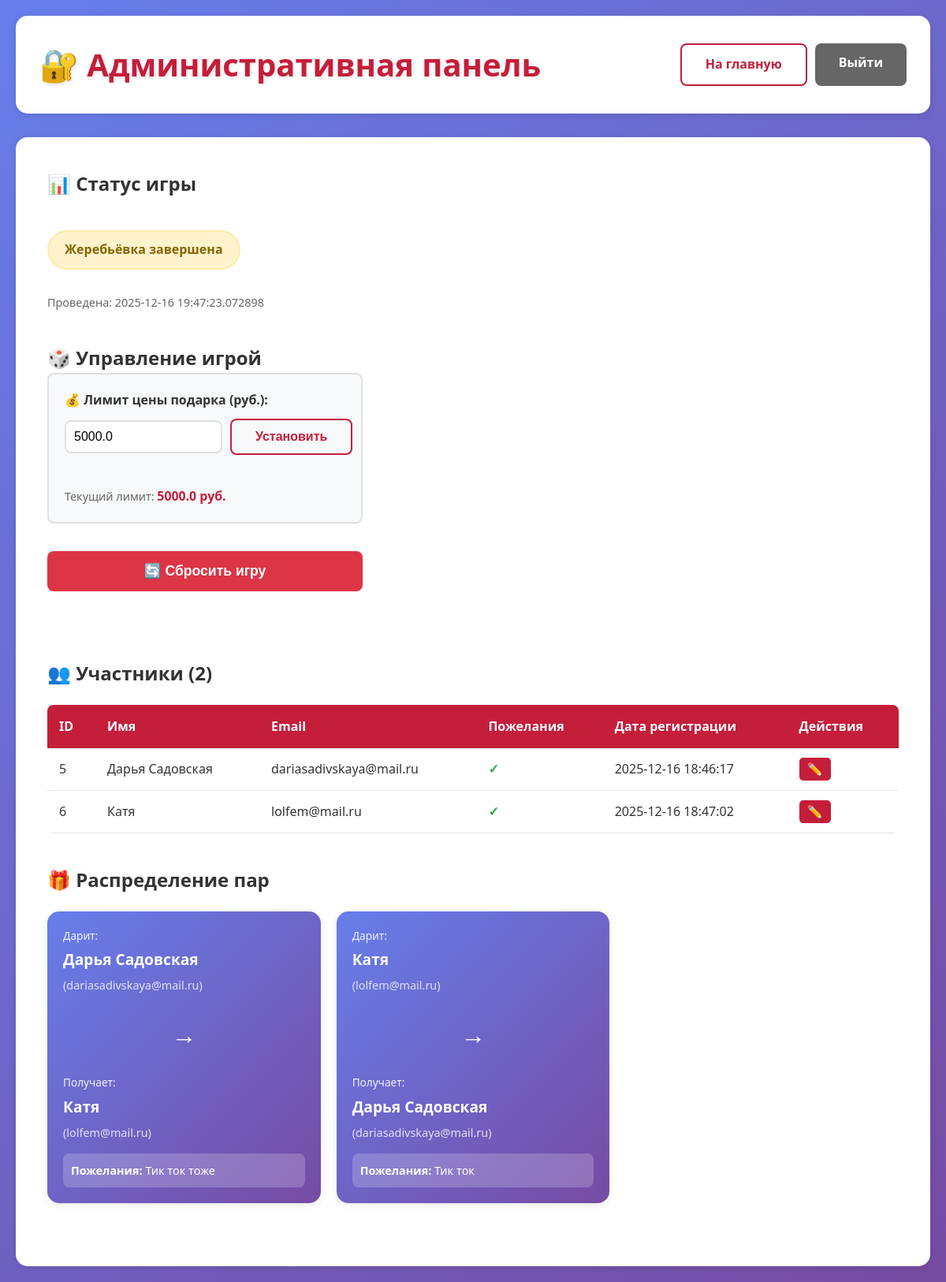
Screenshot of /admin/dashboard (signed in) with the database file from the repository.
### tables this page shows
CREATE TABLE game_state (
            id INTEGER PRIMARY KEY AUTOINCREMENT,
            status TEXT NOT NULL,
            drawn_at TIMESTAMP
        , price_limit REAL);

CREATE TABLE participants (
            id INTEGER PRIMARY KEY AUTOINCREMENT,
            name TEXT NOT NULL,
            email TEXT UNIQUE NOT NULL,
            wishlist TEXT,
            recipient_id INTEGER,
            registered_at TIMESTAMP DEFAULT CURRENT_TIMESTAMP,
            FOREIGN KEY (recipient_id) REFERENCES participants(id)
        );

### app.py (the view)
@app.route('/admin/dashboard')
def admin_dashboard():
    if not is_admin():
        return render_template('error.html',
                             message="Доступ запрещен. Требуется авторизация администратора.")
    participants = get_all_participants()
    game_state = get_game_state()
    pairs = []
    if game_state and game_state['status'] == STATUS_COMPLETED:
        for p in participants:
            recipient_info = get_recipient_info(p['id'])
            if recipient_info and recipient_info.get('recipient_name'):
                pairs.append({
                    'giver': p,
                    'recipient': {
                        'name': recipient_info['recipient_name'],
                        'email': recipient_info['recipient_email'],
                        'wishlist': recipient_info['recipient_wishlist']
                    }
                })
    return render_template('admin.html',
                         login_page=False,
                         participants=participants,
                         pairs=pairs,
                         game_state=game_state)

### app.py (called while the page is built)
def is_admin():
    return session.get('is_admin', False)

### database.py (called while the page is built)
def get_db():
    conn = sqlite3.connect(DATABASE)
    conn.row_factory = sqlite3.Row
    return conn

def get_all_participants():
    conn = get_db()
    cursor = conn.cursor()
    cursor.execute('SELECT * FROM participants ORDER BY registered_at')
    participants = [dict(row) for row in cursor.fetchall()]
    conn.close()
    return participants

def get_game_state():
    conn = get_db()
    cursor = conn.cursor()
    cursor.execute('SELECT * FROM game_state ORDER BY id DESC LIMIT 1')
    state = cursor.fetchone()
    conn.close()
    return dict(state) if state else None

def get_recipient_info(participant_id):
    conn = get_db()
    cursor = conn.cursor()
    cursor.execute('SELECT * FROM participants WHERE id = ?', (participant_id,))
    participant = cursor.fetchone()
    if not participant or not participant['recipient_id']:
        conn.close()
        return None
    cursor.execute('SELECT * FROM participants WHERE id = ?', (participant['recipient_id'],))
    recipient = cursor.fetchone()
    conn.close()
    if recipient:
        return {
            'recipient_name': recipient['name'],
            'recipient_email': recipient['email'],
            'recipient_wishlist': recipient['wishlist']
        }
    return None

### templates/admin.html (shortened to what this page needs)
<!DOCTYPE html>
<html lang="ru">
<head>
    <link rel="stylesheet" href="{{ url_for('static', filename='css/style.css') }}">
</head>
<body>
    <div class="container">
        {% if login_page %}
        <header class="main-header">
            <h1 class="title">🔐 Вход администратора</h1>
            <a href="{{ url_for('index') }}" class="back-link">← На главную</a>
        </header>
        <main class="main-content">
            <section class="admin-login-section">
                {% if error %}
                <div class="alert alert-error">{{ error }}</div>
                {% endif %}
                <form method="POST" action="{{ url_for('admin_login_post') }}" class="admin-login-form">
                    <div class="form-group">
                        <label for="code">Код администратора</label>
                        <input type="password"
                               id="code"
                               name="code"
                               required
                               placeholder="Введите код доступа"
                               autofocus>
                    </div>
                    <button type="submit" class="btn btn-primary btn-large">
                        Войти
                    </button>
                </form>
            </section>
        </main>
        {% else %}
        <header class="admin-header">
            <h1 class="title">🔐 Административная панель</h1>
            <div class="admin-actions">
                <a href="{{ url_for('index') }}" class="btn btn-outline">На главную</a>
                <a href="{{ url_for('admin_logout') }}" class="btn btn-secondary">Выйти</a>
            </div>
        </header>
        <main class="main-content">
            <section class="admin-section">
                <h2>📊 Статус игры</h2>
                <div class="status-display">
                    {% if game_state.status == 'registration' %}
                    <span class="status-badge status-open">Регистрация открыта</span>
                    {% elif game_state.status == 'completed' %}
                    <span class="status-badge status-completed">Жеребьёвка завершена</span>
                    {% if game_state.drawn_at %}
                    <p class="status-time">Проведена: {{ game_state.drawn_at }}</p>
                    {% endif %}
                    {% else %}
                    <span class="status-badge status-reset">Игра сброшена</span>
                    {% endif %}
                </div>
            </section>
            <section class="admin-section">
                <h2>🎲 Управление игрой</h2>
                <div class="game-controls">
                    <div class="price-limit-control">
                        <label for="priceLimit">💰 Лимит цены подарка (руб.):</label>
                        <div class="price-limit-input-group">
                            <input type="number"
                                   id="priceLimit"
                                   min="0"
                                   step="100"
                                   value="{{ game_state.price_limit or '' }}"
                                   placeholder="Не установлен">
                            <button id="setPriceLimitBtn" class="btn btn-outline">Установить</button>
                        </div>
                        <div id="priceLimitResult" class="action-result"></div>
                        {% if game_state.price_limit %}
                        <p class="current-limit">Текущий лимит: <strong>{{ game_state.price_limit }} руб.</strong></p>
                        {% endif %}
                    </div>
                    <button id="resetBtn" class="btn btn-danger btn-large">
                        🔄 Сбросить игру
                    </button>
                    <div id="resetResult" class="action-result"></div>
                </div>
            </section>
            <section class="admin-section">
                <h2>👥 Участники ({{ participants|length }})</h2>
                {% if participants %}
                <div class="participants-table">
                    <table>
                        <thead>
                            <tr>
                                <th>ID</th>
                                <th>Имя</th>
                                <th>Email</th>
                                <th>Пожелания</th>
                                <th>Дата регистрации</th>
                                <th>Действия</th>
                            </tr>
                        </thead>
                        <tbody>
                            {% for p in participants %}
                            <tr>
                                <td>{{ p.id }}</td>
                                <td>{{ p.name }}</td>
                                <td>{{ p.email }}</td>
                                <td>
                                    {% if p.wishlist %}
                                    <span class="has-wishlist" title="{{ p.wishlist }}">✓</span>
                                    {% else %}
                                    <span class="no-wishlist">—</span>
                                    {% endif %}
                                </td>
                                <td>{{ p.registered_at }}</td>
                                <td>
                                    <button class="btn-edit" onclick="editParticipant({{ p.id }})" title="Редактировать">
                                        ✏️
                                    </button>
                                </td>
                            </tr>
                            {% endfor %}
                        </tbody>
                    </table>
                </div>
                {% else %}
                <p class="empty-state">Участники пока не зарегистрированы</p>
                {% endif %}
            </section>
            {% if game_state.status == 'completed' and pairs %}
            <section class="admin-section">
                <h2>🎁 Распределение пар</h2>
                <div class="pairs-grid">
                    {% for pair in pairs %}
                    <div class="pair-card">
                        <div class="pair-giver">
                            <span class="pair-label">Дарит:</span>
                            <span class="pair-name">{{ pair.giver.name }}</span>
                            <span class="pair-email">({{ pair.giver.email }})</span>
                        </div>
                        <div class="pair-arrow">→</div>
                        <div class="pair-recipient">
                            <span class="pair-label">Получает:</span>
                            <span class="pair-name">{{ pair.recipient.name }}</span>
                            <span class="pair-email">({{ pair.recipient.email }})</span>
                            {% if pair.recipient.wishlist %}
                            <div class="pair-wishlist">
                                <strong>Пожелания:</strong> {{ pair.recipient.wishlist }}
                            </div>
                            {% endif %}
                        </div>
                    </div>
                    {% endfor %}
                </div>
            </section>
            {% endif %}
        </main>
        {% endif %}
    </div>
</body>
</html>

### static/css/style.css (style rules this page uses)
* { margin: 0; padding: 0; box-sizing: border-box; }
:root { --primary-color: #c41e3a; --primary-dark: #9a1629; --secondary-color: #2c5f2d; --accent-color: #ff6b35; --bg-color: #f8f9fa; --card-bg: #ffffff; --text-color: #333333; --text-light: #666666; --border-color: #e0e0e0; --success-color: #28a745; --error-color: #dc3545; --warning-color: #ffc107; --shadow: 0 2px 8px rgba(0, 0, 0, 0.1); --shadow-hover: 0 4px 12px rgba(0, 0, 0, 0.15); }
body { font-family: 'Segoe UI', Tahoma, Geneva, Verdana, sans-serif; background: linear-gradient(135deg, #667eea 0%, #764ba2 100%); min-height: 100vh; color: var(--text-color); line-height: 1.6; }
.container { max-width: 1200px; margin: 0 auto; padding: 20px; min-height: 100vh; display: flex; flex-direction: column; }
.admin-header { display: flex; justify-content: space-between; align-items: center; padding: 30px; background: var(--card-bg); border-radius: 15px; margin-bottom: 30px; box-shadow: var(--shadow); flex-wrap: wrap; gap: 20px; }
.admin-header .title { margin: 0; }
.admin-actions { display: flex; gap: 10px; }
.title { font-size: 2.5em; color: var(--primary-color); margin-bottom: 10px; text-shadow: 2px 2px 4px rgba(0, 0, 0, 0.1); }
.main-content { flex: 1; background: var(--card-bg); border-radius: 15px; padding: 40px; box-shadow: var(--shadow); }
.intro-section, .rules-section, .register-section, .participant-section, .admin-section { margin-bottom: 40px; }
.status-badge { display: inline-block; padding: 10px 20px; border-radius: 25px; font-weight: bold; margin: 20px 0; }
.status-completed { background: #fff3cd; color: #856404; border: 2px solid #ffeaa7; }
.status-display { margin: 20px 0; }
.status-time { margin-top: 10px; color: var(--text-light); font-size: 0.9em; }
.btn { display: inline-block; padding: 12px 30px; border: none; border-radius: 8px; font-size: 1em; font-weight: 600; text-decoration: none; cursor: pointer; transition: all 0.3s; text-align: center; }
.btn-secondary { background: var(--text-light); color: white; }
.btn-outline { background: transparent; color: var(--primary-color); border: 2px solid var(--primary-color); }
.btn-danger { background: var(--error-color); color: white; }
.btn-large { padding: 15px 40px; font-size: 1.1em; }
.game-controls { display: flex; flex-direction: column; gap: 15px; max-width: 400px; }
.action-result { margin-top: 10px; padding: 10px; border-radius: 8px; }
.participants-table { overflow-x: auto; margin-top: 20px; }
.participants-table table { width: 100%; border-collapse: collapse; background: white; border-radius: 8px; overflow: hidden; }
.participants-table th { background: var(--primary-color); color: white; padding: 15px; text-align: left; font-weight: 600; }
.participants-table td { padding: 12px 15px; border-bottom: 1px solid var(--border-color); }
.has-wishlist { color: var(--success-color); font-weight: bold; }
.pairs-grid { display: grid; grid-template-columns: repeat(auto-fill, minmax(300px, 1fr)); gap: 20px; margin-top: 20px; }
.pair-card { background: linear-gradient(135deg, #667eea 0%, #764ba2 100%); color: white; padding: 20px; border-radius: 15px; box-shadow: var(--shadow); display: flex; flex-direction: column; gap: 15px; }
.pair-giver, .pair-recipient { display: flex; flex-direction: column; gap: 5px; }
.pair-label { font-size: 0.85em; opacity: 0.9; }
.pair-name { font-size: 1.2em; font-weight: 600; }
.pair-email { font-size: 0.9em; opacity: 0.8; }
.pair-arrow { text-align: center; font-size: 2em; margin: 10px 0; }
.pair-wishlist { margin-top: 10px; padding: 10px; background: rgba(255, 255, 255, 0.2); border-radius: 8px; font-size: 0.9em; }
.main-content { animation: fadeIn 0.5s ease-in; }
.price-limit-control { margin-bottom: 20px; padding: 20px; background: #f8f9fa; border-radius: 8px; border: 2px solid var(--border-color); }
.price-limit-control label { display: block; margin-bottom: 10px; font-weight: 600; color: var(--text-color); }
.price-limit-input-group { display: flex; gap: 10px; align-items: center; }
.price-limit-input-group input { flex: 1; max-width: 200px; padding: 10px; border: 2px solid var(--border-color); border-radius: 8px; font-size: 1em; }
.current-limit { margin-top: 10px; color: var(--text-light); font-size: 0.9em; }
.current-limit strong { color: var(--primary-color); font-size: 1.1em; }
.btn-edit { background: var(--primary-color); color: white; border: none; padding: 5px 10px; border-radius: 5px; cursor: pointer; font-size: 1em; transition: all 0.3s; }

### rows the page displays
game_state: drawn_at "2025-12-16 19:47:23.072898", price_limit "5000.0"
participants: id "5", name "Дарья Садовская", email "dariasadivskaya@mail.ru", registered_at "2025-12-16 18:46:17", giver.name "Дарья Садовская", giver.email "dariasadivskaya@mail.ru", recipient.name "Дарья Садовская", recipient.email "dariasadivskaya@mail.ru", recipient.wishlist "Тик ток"
participants: id "6", name "Катя", email "lolfem@mail.ru", registered_at "2025-12-16 18:47:02", recipient.name "Катя", recipient.email "lolfem@mail.ru", recipient.wishlist "Тик ток тоже", giver.name "Катя", giver.email "lolfem@mail.ru"

### other values shown
{{ participants|length }} "2"
